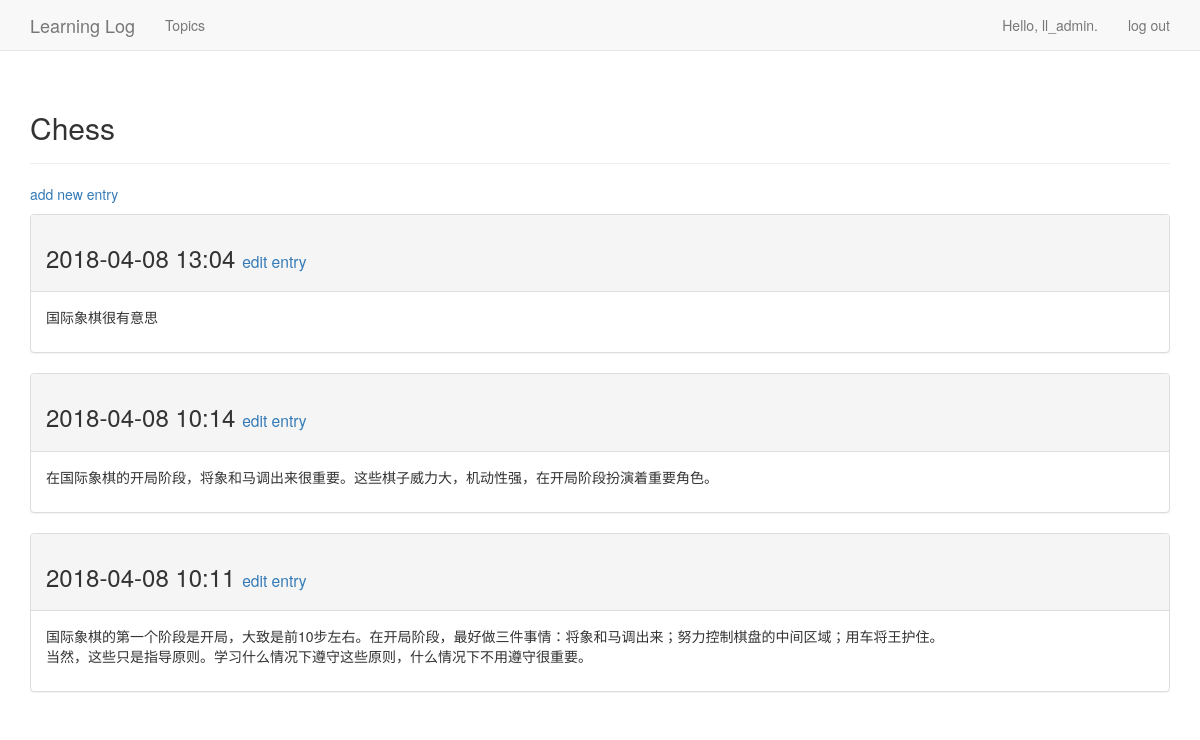
/topics/1 (signed in), run on the app's committed database.
### learning/models.py (models this page shows, shortened)
class Topic(models.Model):
    text = models.CharField(max_length=200)
    date_added = models.DateTimeField(auto_now_add=True)
    owner = models.ForeignKey(User,on_delete=models.CASCADE)
    def __str__(self):
        return self.text

class Entry(models.Model):
    topic = models.ForeignKey(Topic,on_delete=models.CASCADE)
    text = models.TextField()
    date_added = models.DateTimeField(auto_now_add=True)
    class Meta:
        verbose_name_plural = 'entries'

### learning/views.py (the view)
# urls.py: path('topics/<int:topic_id>', views.topic, name='topic'),
@login_required
def topic(request, topic_id):
    topic = Topic.objects.get(id=topic_id)
    if topic.owner != request.user:
        raise Http404
    entries = topic.entry_set.order_by('-date_added')
    context = {'topic': topic, 'entries': entries}
    return render(request, 'learning/topic.html', context=context)

### learning/templates/learning/topic.html
{% extends "learning/base.html" %}
{% block header %}
    <h2>{{ topic }}</h2>
{% endblock header %}
{% block content %}
    <p>
        <a href="{% url 'learning:new_entry' topic.id %}">add new entry</a>
    </p>
    {% for entry in entries %}
        <div class="panel panel-default">
            <div class="panel-heading">
                <h3>
                    {{ entry.date_added|date:"Y-m-d H:i" }}
                    <small>
                        <a href="{% url 'learning:edit_entry' entry.id %}">
                            edit entry</a>
                    </small>
                </h3>
            </div>
            <div class="panel-body">
                {{ entry.text|linebreaks }}
            </div>
        </div>
    {% empty %}
        There are no entries for this topic yet.
    {% endfor %}
{% endblock content %}

### learning/templates/learning/base.html (shortened to what this page needs)
{% load bootstrap3 %}
<!DOCTYPE html>
<html lang="en">
<head>
    {% bootstrap_css %}
</head>
<body>
<nav class="navbar navbar-default navbar-static-top">
    <div class="container">
        <div class="navbar-header">
            <a class="navbar-brand" href="{% url 'learning:index' %}">
                Learning Log</a>
        </div>
        <div id="navbar" class="navbar-collapse collapse">
            <ul class="nav navbar-nav">
                <li><a href="{% url 'learning:topics' %}">Topics</a></li>
            </ul>
            <ul class="nav navbar-nav navbar-right">
                {% if user.is_authenticated %}
                    <li><a>Hello, {{ user.username }}.</a></li>
                    <li><a href="{% url 'users:logout' %}">log out</a></li>
                {% else %}
                    <li><a href="{% url 'users:register' %}">register</a></li>
                    <li><a href="{% url 'users:login' %}">log in</a></li>
                {% endif %}
            </ul>
        </div>
    </div>
</nav>
<div class="container">
    <div class="page-header">
        {% block header %}{% endblock header %}
    </div>
    <div>{% block content %}{% endblock content %}
    </div>
</div>
</body>
</html>

### data on the page
Topic: text "Chess"
Entry: date_added "2018-04-08 13:04", text "国际象棋很有意思"
Entry: date_added "2018-04-08 10:14", text "在国际象棋的开局阶段，将象和马调出来很重要。这些棋子威力大，机动性强，在开局阶段扮演着重要角色。"
Entry: date_added "2018-04-08 10:11", text "国际象棋的第一个阶段是开局，大致是前10步左右。在开局阶段，最好做三件事情：将象和马调出来；努力控制棋盘的中间区域；用车将王护住。 当然，这些只是指导原则。学习什么情况下遵守这些原则，什么情况下不用遵守很重要。"

### other printed values
{{ user.username }} "ll_admin"
